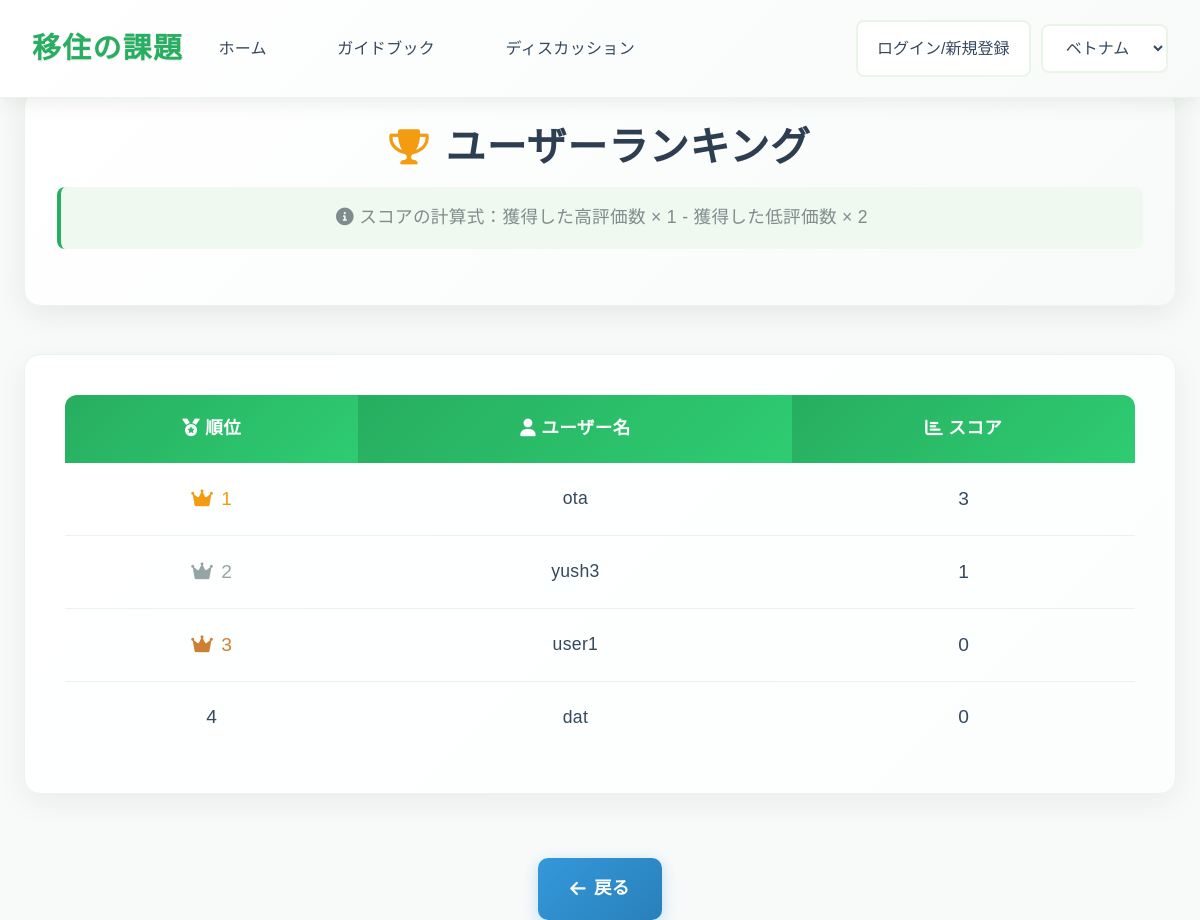
/discussions/ranking/, run on an earlier commit of the app's database.
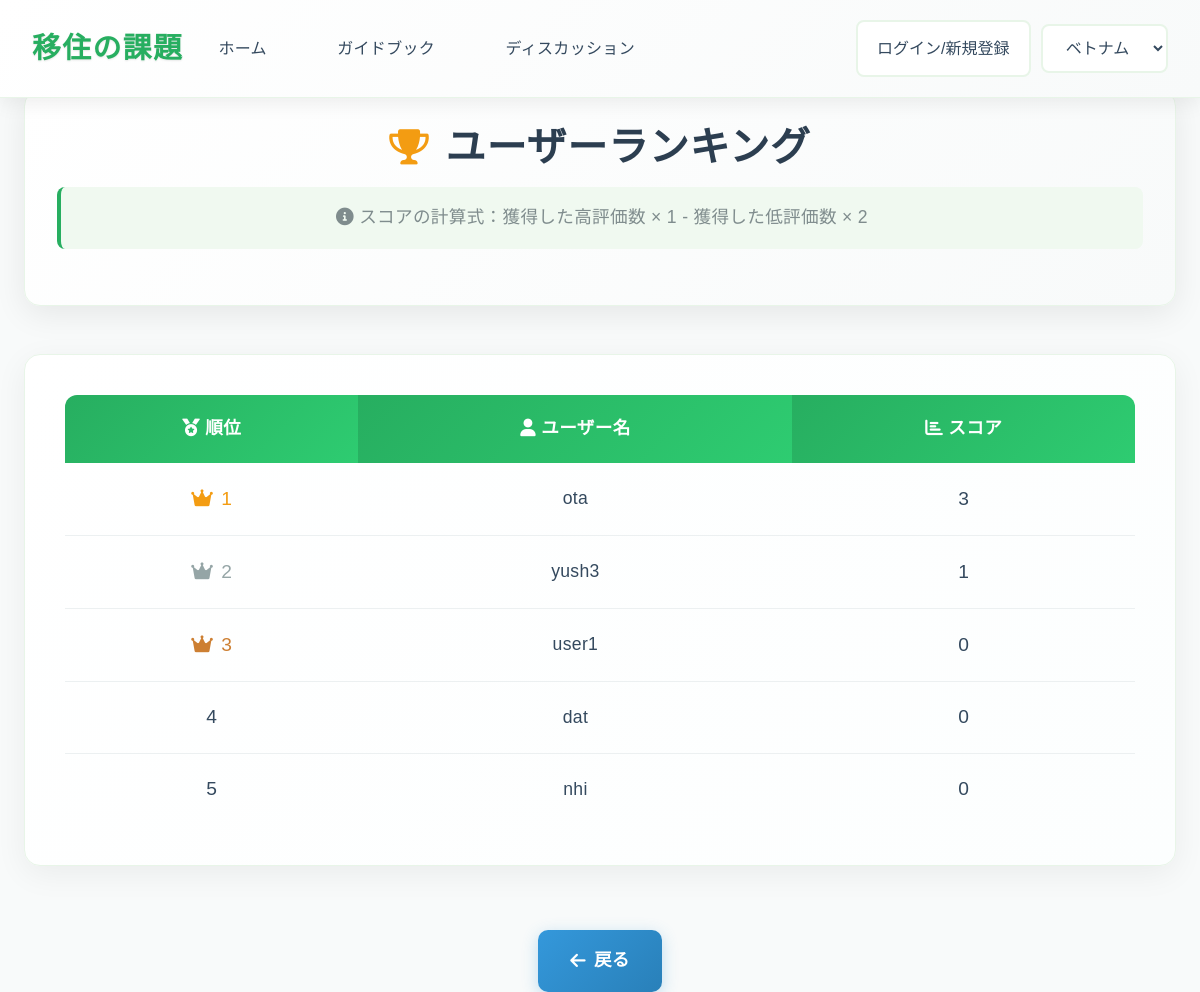
And on a later commit of the database.
### app1/models.py (models this page shows, shortened)
class UserName(models.Model):
    id=models.UUIDField(primary_key=True,default=uuid.uuid4,editable=False)
    user_name=models.CharField(max_length=50,verbose_name="ユーザ名")
    password=models.CharField(max_length=50,null=True,blank=True,verbose_name="パスワード")
    score=models.IntegerField(default=0,verbose_name="スコア")

### app1/views.py (the view)
class RankingView(View):
    def get(self,request):
        users = UserName.objects.all().order_by('-score')
        return render(request,"app1/ranking.html",{"users":users})

### templates/app1/ranking.html (shortened to what this page needs)
<!DOCTYPE html>
<html lang="ja">
<head>
    <link rel="stylesheet" href="https://cdnjs.cloudflare.com/ajax/libs/font-awesome/6.0.0-beta3/css/all.min.css">
    <link rel="stylesheet" href="https://cdn.jsdelivr.net/npm/bootstrap@4.1.3/dist/css/bootstrap.min.css">
    {% load static %}
    <link rel="stylesheet" href="{% static 'app1/css/ranking_style.css' %}">
</head>
<body>
    <header class="navbar">
        <div class="navbar-brand">移住の課題</div>
        <nav class="navbar-menu">
            <a href="{% url 'app1:index' %}" class="nav-item active" style="text-decoration: none;">ホーム</a>
            <a href="{% url 'app1:general' %}" class="nav-item" style="text-decoration: none;">ガイドブック</a>
            <a href="{% url 'app1:discussions' %}" class="nav-item" style="text-decoration: none;">ディスカッション</a>
        </nav>
        {% if request.user.is_authenticated %}
        <form action="{% url 'accounts:logout' %}" method="post" style="margin: 0 0 0 auto; margin-right: 10px;">
            {% csrf_token %}
            <button type="submit" id="country-select" class="country-select" style="background-color: white;">{{request.user}}からログアウト</button>
        </form>
        {% else %}
        <button onclick="location.href='/login'" id="country-select" class="country-select" style="margin: 0 0 0 auto; margin-right: 10px; background-color: white;" >ログイン/新規登録</button>
        {% endif %}
        <div class="navbar-actions">
            <select id="country-select" class="country-select">
                <option value="ベトナム">ベトナム</option>
            </select>
        </div>
    </header>
    <main class="container">
        <div class="ranking-header">
            <h1>
                <i class="fas fa-trophy"></i>
                ユーザーランキング
            </h1>
            <div class="ranking-description">
                <i class="fas fa-info-circle"></i>
                スコアの計算式：獲得した高評価数 × 1 - 獲得した低評価数 × 2
            </div>
        </div>
        <div class="ranking-table-container">
            <table class="ranking-table">
                <thead>
                    <tr>
                        <th scope="col"><i class="fas fa-medal"></i> 順位</th>
                        <th scope="col"><i class="fas fa-user"></i> ユーザー名</th>
                        <th scope="col"><i class="fas fa-chart-bar"></i> スコア</th>
                    </tr>
                </thead>
                <tbody>
                    {% for user in users %}
                    <tr>
                        <td class="rank-position {% if forloop.counter == 1 %}first{% elif forloop.counter == 2 %}second{% elif forloop.counter == 3 %}third{% endif %}">{{forloop.counter}}</td>
                        <td class="user-name">{{user.user_name}}</td>
                        <td class="user-score {% if user.score > 0 %}positive-score{% elif user.score < 0 %}negative-score{% else %}zero-score{% endif %}">{{user.score}}</td>
                    </tr>
                    {% endfor %}
                </tbody>
            </table>
        </div>
        <div class="back-button-container">
            <button onclick="location.href='/discussions'" class="back-button">
                <i class="fas fa-arrow-left"></i>
                戻る
            </button>
        </div>
    </main>
</body>
</html>

What changed in the data, as far as the page shows it:
added UserName: user_name "nhi", score "0"
